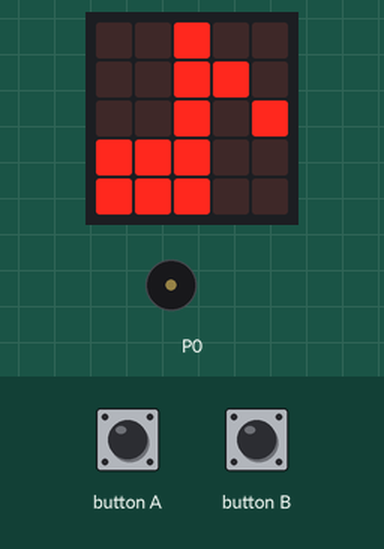
This program was run on a simulated BBC micro:bit (MakeCode). On the bench: the board's 5×5 LED display, buzzer (waves = sounding).

Above: at 0.1 s.
At 1.0 s:
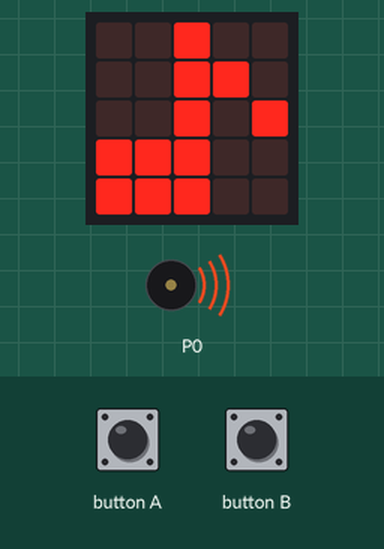
Timing chart, 0 to 130.0 s (numbered marks = the images above):
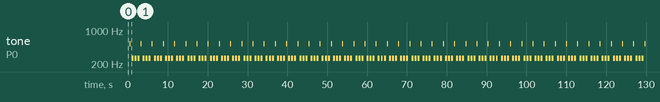

The program:

main.ts
```typescript
input.onButtonPressed(Button.A, function () {
    music.changeTempoBy(-10)
})
input.onButtonPressed(Button.B, function () {
    music.changeTempoBy(10)
})
music.setBuiltInSpeakerEnabled(false)
music.setTempo(120)
music.setVolume(127)
basic.showLeds(`
    . . # . .
    . . # # .
    . . # . #
    # # # . .
    # # # . .
    `)
basic.forever(function () {
    music.playTone(523, music.beat(BeatFraction.Half))
    music.rest(music.beat(BeatFraction.Half))
    for (let index = 0; index < 3; index++) {
        music.playTone(262, music.beat(BeatFraction.Whole))
        music.rest(music.beat(BeatFraction.Half))
    }
})
```

test.ts
```typescript
// testene settes inn her; disse vil ikke kompilert så lenge denne pakken blir brukt som en utvidelse.
```

Measured:
- by itself, tone on P0: repeats every 2.8 s: 3 × (silent 0.26 s, 262 Hz 0.50 s), silent 0.28 s, 523 Hz 0.25 s
